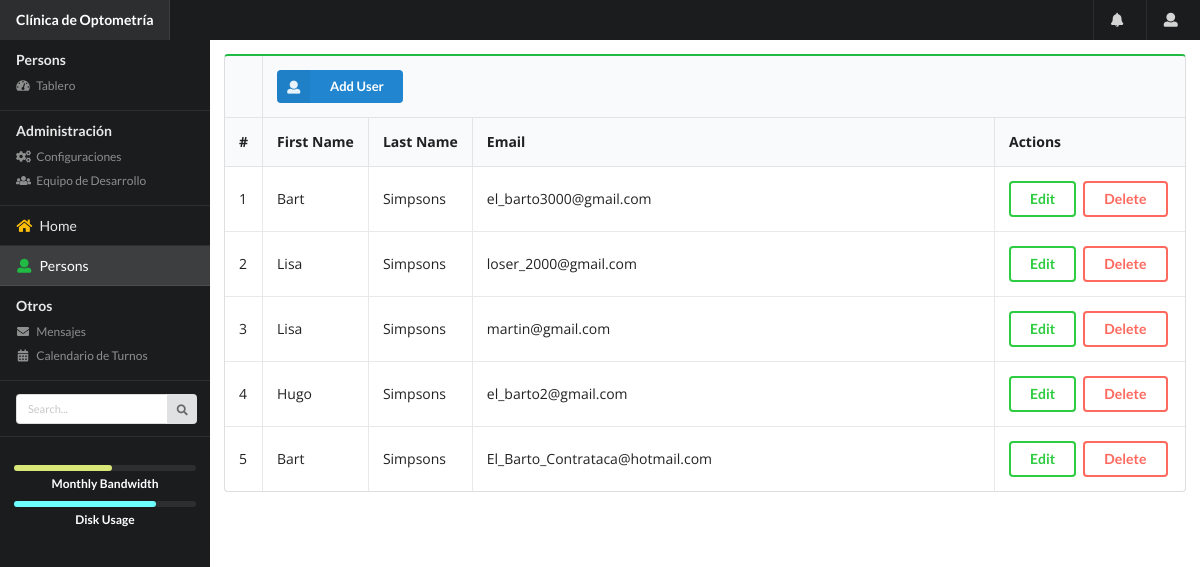
Page /persons/viewPersons/ on the committed database.
### persons/models.py (models this page shows, shortened)
class Persons(models.Model):
    id_person = models.AutoField(primary_key=True)
    first_name = models.CharField(max_length=50)
    last_name = models.CharField(max_length=50)
    email = models.EmailField(max_length=100)

### persons/class_views.py (the view)
# urls.py: path("viewPersons/",class_views.PersonsView.as_view(),name="viewPersons"),
class PersonsView(ListView):
    model = Persons
    template_name = 'persons_list.html'

### persons/templates/persons/persons_list.html (shortened to what this page needs)
{% extends "persons/sidebar.html" %} {% load static %}  {% block body %}
<div class="pusher">
  <div class="main-content">
    <div class="ui grid stackable padded">
      <div class="column">
        <table class="ui green celled padded table">
          <thead>
            <tr>
              <th></th>
              <th colspan="5">
                <a href="{% url 'persons:addPersons' %}" class="ui left floated small primary labeled icon button">
                  <i class="user icon"></i> Add User
                </a>
              </th>
            </tr>
            <th class="single line">#</th>
            <th class="single line">First Name</th>
            <th class="single line">Last Name</th>
            <th>Email</th>
            <th>Actions</th>
          </thead>
          <tbody>
            {% for persons in object_list %}
            <tr>
              <td class="collapsing">{{forloop.counter}}</td>
              <td class="collapsing">{{ persons.first_name }}</td>
              <td class="collapsing">{{ persons.last_name }}</td>
              <td>{{ persons.email }}</td>
              <td class="right aligned collapsing">
                <a
                  href="{% url 'persons:editPersons' persons.id_person %}"
                  class="ui inverted green button"
                  >Edit</a
                >
                <a
                  href="{% url 'persons:deletePersons' persons.id_person %}"
                  class="ui inverted red button"
                  >Delete</a
                >
              </td>
            </tr>
            {% endfor %}
          </tbody>
        </table>
      </div>
    </div>
  </div>
</div>
{% endblock %}

### persons/static/persons/css/style.css (style rules this page uses)
:root { --tablet: 768px; --smallMonitor: 992px; --largeMonitor: 1200px; --font-family: 'Open Sans', sans-serif; }
body { font-family: var(--font-family) !important; }
.main-content { margin-top: 40px; }
@media (min-width: 768px) { .main-content { margin-left: 15rem; } }

### rows in the picture
Persons: first_name "Bart", last_name "Simpsons", email "el_barto3000@gmail.com"
Persons: first_name "Lisa", last_name "Simpsons", email "loser_2000@gmail.com"
Persons: first_name "Lisa", last_name "Simpsons", email "martin@gmail.com"
Persons: first_name "Hugo", last_name "Simpsons", email "el_barto2@gmail.com"
Persons: first_name "Bart", last_name "Simpsons", email "El_Barto_Contrataca@hotmail.com"
